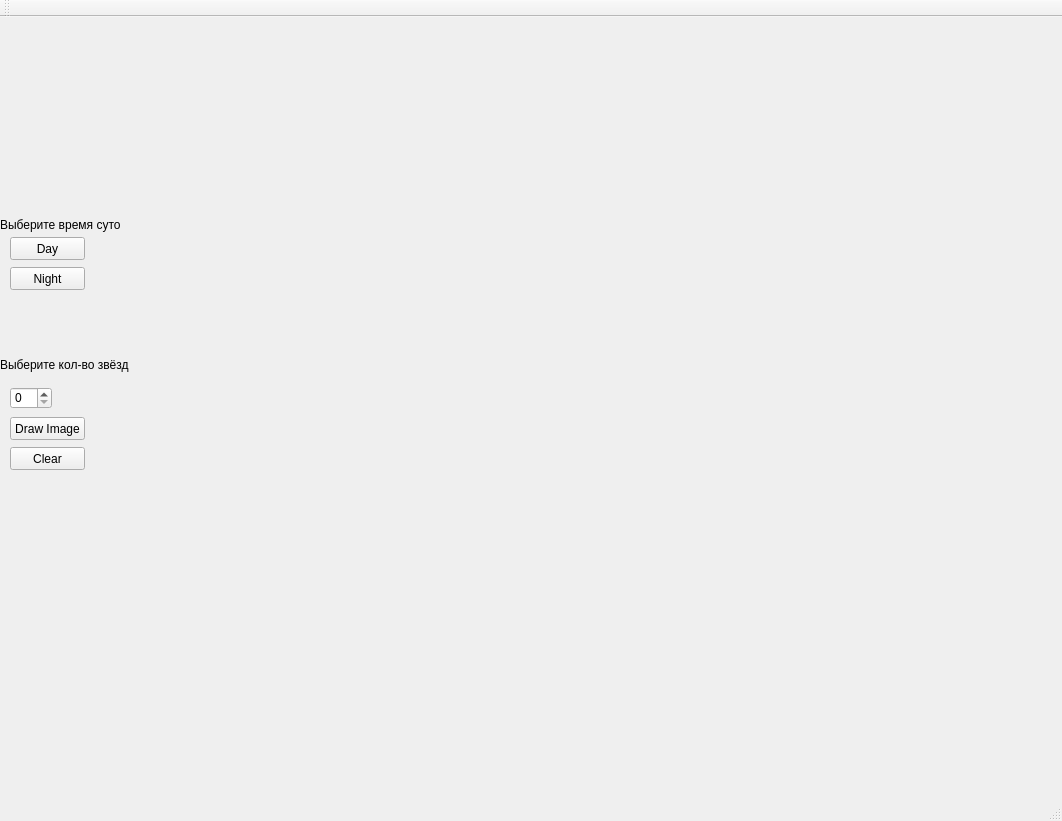
<?xml version="1.0" encoding="UTF-8"?>
<ui version="4.0">
 <class>MainWindow</class>
 <widget class="QMainWindow" name="MainWindow">
  <property name="geometry">
   <rect>
    <x>0</x>
    <y>0</y>
    <width>1062</width>
    <height>821</height>
   </rect>
  </property>
  <property name="windowTitle">
   <string>MainWindow</string>
  </property>
  <widget class="QWidget" name="centralWidget">
   <widget class="My_widget" name="widget" native="true">
    <property name="geometry">
     <rect>
      <x>130</x>
      <y>0</y>
      <width>700</width>
      <height>700</height>
     </rect>
    </property>
    <property name="toolTipDuration">
     <number>0</number>
    </property>
   </widget>
   <widget class="QPushButton" name="pushButton_drawIm">
    <property name="geometry">
     <rect>
      <x>10</x>
      <y>400</y>
      <width>75</width>
      <height>23</height>
     </rect>
    </property>
    <property name="text">
     <string>Draw Image</string>
    </property>
   </widget>
   <widget class="QPushButton" name="pushButton_3">
    <property name="geometry">
     <rect>
      <x>10</x>
      <y>430</y>
      <width>75</width>
      <height>23</height>
     </rect>
    </property>
    <property name="text">
     <string>Clear</string>
    </property>
   </widget>
   <widget class="QLabel" name="label">
    <property name="geometry">
     <rect>
      <x>0</x>
      <y>340</y>
      <width>131</width>
      <height>16</height>
     </rect>
    </property>
    <property name="text">
     <string>Выберите кол-во звёзд</string>
    </property>
   </widget>
   <widget class="QSpinBox" name="spinBox">
    <property name="geometry">
     <rect>
      <x>10</x>
      <y>370</y>
      <width>42</width>
      <height>22</height>
     </rect>
    </property>
    <property name="maximum">
     <number>10000</number>
    </property>
   </widget>
   <widget class="QPushButton" name="pushButton_day">
    <property name="geometry">
     <rect>
      <x>10</x>
      <y>220</y>
      <width>75</width>
      <height>23</height>
     </rect>
    </property>
    <property name="text">
     <string>Day</string>
    </property>
   </widget>
   <widget class="QPushButton" name="pushButton_night">
    <property name="geometry">
     <rect>
      <x>10</x>
      <y>250</y>
      <width>75</width>
      <height>23</height>
     </rect>
    </property>
    <property name="text">
     <string>Night</string>
    </property>
   </widget>
   <widget class="QLabel" name="label_2">
    <property name="geometry">
     <rect>
      <x>0</x>
      <y>200</y>
      <width>121</width>
      <height>16</height>
     </rect>
    </property>
    <property name="text">
     <string>Выберите время суток</string>
    </property>
   </widget>
  </widget>
  <widget class="QMenuBar" name="menuBar">
   <property name="geometry">
    <rect>
     <x>0</x>
     <y>0</y>
     <width>1062</width>
     <height>21</height>
    </rect>
   </property>
  </widget>
  <widget class="QToolBar" name="mainToolBar">
   <attribute name="toolBarArea">
    <enum>TopToolBarArea</enum>
   </attribute>
   <attribute name="toolBarBreak">
    <bool>false</bool>
   </attribute>
  </widget>
  <widget class="QStatusBar" name="statusBar"/>
 </widget>
 <layoutdefault spacing="6" margin="11"/>
 <customwidgets>
  <customwidget>
   <class>My_widget</class>
   <extends>QWidget</extends>
   <header location="global">my_widget.h</header>
   <container>1</container>
  </customwidget>
 </customwidgets>
 <resources/>
 <connections/>
</ui>
